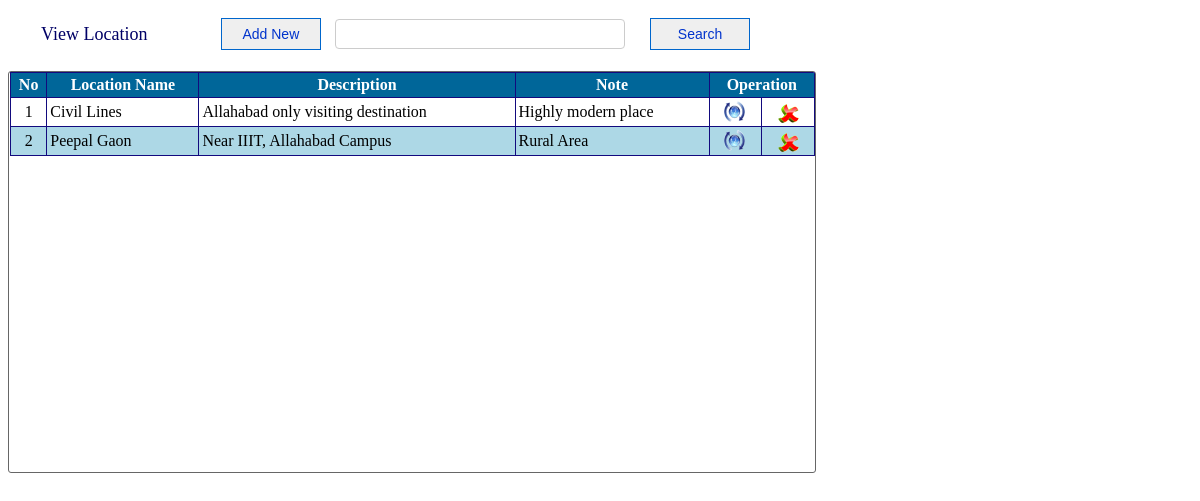
/View_location.php, run on the app's committed database.
### tables this page shows
CREATE TABLE IF NOT EXISTS `location_tb` (
  `loca_id` int(10) unsigned NOT NULL AUTO_INCREMENT,
  `l_name` varchar(100) NOT NULL,
  `description` text NOT NULL,
  `note` varchar(150) NOT NULL,
  PRIMARY KEY (`loca_id`),
  UNIQUE KEY `l_name` (`l_name`)
);

### View_location.php (the view, shortened to what this page needs)
<!DOCTYPE html PUBLIC "-//W3C//DTD XHTML 1.0 Transitional//EN" "http://www.w3.org/TR/xhtml1/DTD/xhtml1-transitional.dtd">
<html xmlns="http://www.w3.org/1999/xhtml">
<head>
<link rel="stylesheet" type="text/css" href="css/style_view.css" />
</head>
<body>
	<div id="style_div" >
<form method="post">
<table width="755">
	<tr>
    	<td width="200px" style="font-size:18px; color:#006; text-indent:30px;">View Location</td>
    	<?php
                if($_SESSION['visitor'] != "visitor"){
        ?>
        <td><a href="?tag=location_entry"><input type="button" title="Add new Location" name="butAdd" value="Add New" id="button-search" /></a></td>
        <?php } ?>
        <td><input type="text" name="searchtxt" title="Enter name for search " class="search" autocomplete="off"/></td>
        <td style="float:right"><input type="submit" name="btnsearch" value="Search" id="button-search" title="Search Location" /></td>
    </tr>
</table>
</form>
</div>
<br />
<div id="content-input">
	<form method="post">
    <table border="1" width="805px" align="center" cellpadding="3" class="mytable" cellspacing="0">
        <tr>
            <th>No</th>
            <th>Location Name</th>
            <th>Description</th>
            <th>Note</th>
            <?php
                if($_SESSION['visitor'] != "visitor"){
             ?>
            <th colspan="2">Operation</th>
            <?php } ?>
      	</tr>
        	 <?php
			 $key="";
			if($key !="")
				$sql_sel=mysql_query("SElECT * FROM location_tb WHERE  l_name  like '%$key%' ");
			else
			 $sql_sel=mysql_query("SELECT * FROM location_tb");
			 $i=0;
			while($row=mysql_fetch_array($sql_sel)){
				$i++;
				$color=($i%2==0)?"lightblue":"white";
			?>
			<tr bgcolor="<?php echo $color;?>">
				<td align="center"><?php echo $i;?></td>
				<td><?php echo $row['l_name'];?></td>
				<td><?php echo $row['description'];?></td>
                <td><?php echo $row['note'];?></td>
                <?php
                if($_SESSION['visitor'] != "visitor"){
             	?>
				<td align="center"><a href="?tag=location_entry&opr=upd&rs_id=<?php echo $row['loca_id'];?>" title="Upate"><img src="picture/update.png" /></a></td>
            	<td align="center"><a href="?tag=view_location&opr=del&rs_id=<?php echo $row['loca_id'];?>" title="Delete"><img src="picture/delete.png" /></a></td>
				<?php } ?>
			</tr>
<?php
}
?>
    </table>
    </form>
        </div>
</body>
</html>

### css/style_view.css (style rules this page uses)
#style_div { height:auto; margin-top:15px; }
#content-input { width:805px; height:400px; border:1px solid #666; float:left; padding-left:1px; border-radius: 3px 3px 3px 3px; overflow: auto; }
#button-search { font-family:Arial, Helvetica, sans-serif; font-size:14px; width:100px; height:32px; float:right; margin-right:10px; repeat-x top center; border: 1px solid #06C; -moz-border-radius: 5px; color:#03C; }
.search { padding:4px; border:1px #CCC solid; border-radius: 4px 4px 4px 4px; -moz-border-radius: 8px; background:#FFF; color:#006; font-family:Arial, Helvetica, sans-serif; font-size:16px; width:280px; height:20px; float:left; }
.mytable { border-collapse:collapse; border:#036 1px solid; }
.mytable tr th { background:#069; border:#120A7E 1px solid; color:#FFF; font-family:"Times New Roman", Times, serif; }
.mytable tr td { font-family:"Times New Roman", Times, serif; border:#120A7E 1px solid; }

### data on the page
location_tb: l_name "Civil Lines", description "Allahabad only visiting destination", note "Highly modern place"
location_tb: l_name "Peepal Gaon", description "Near IIIT, Allahabad Campus", note "Rural Area"
